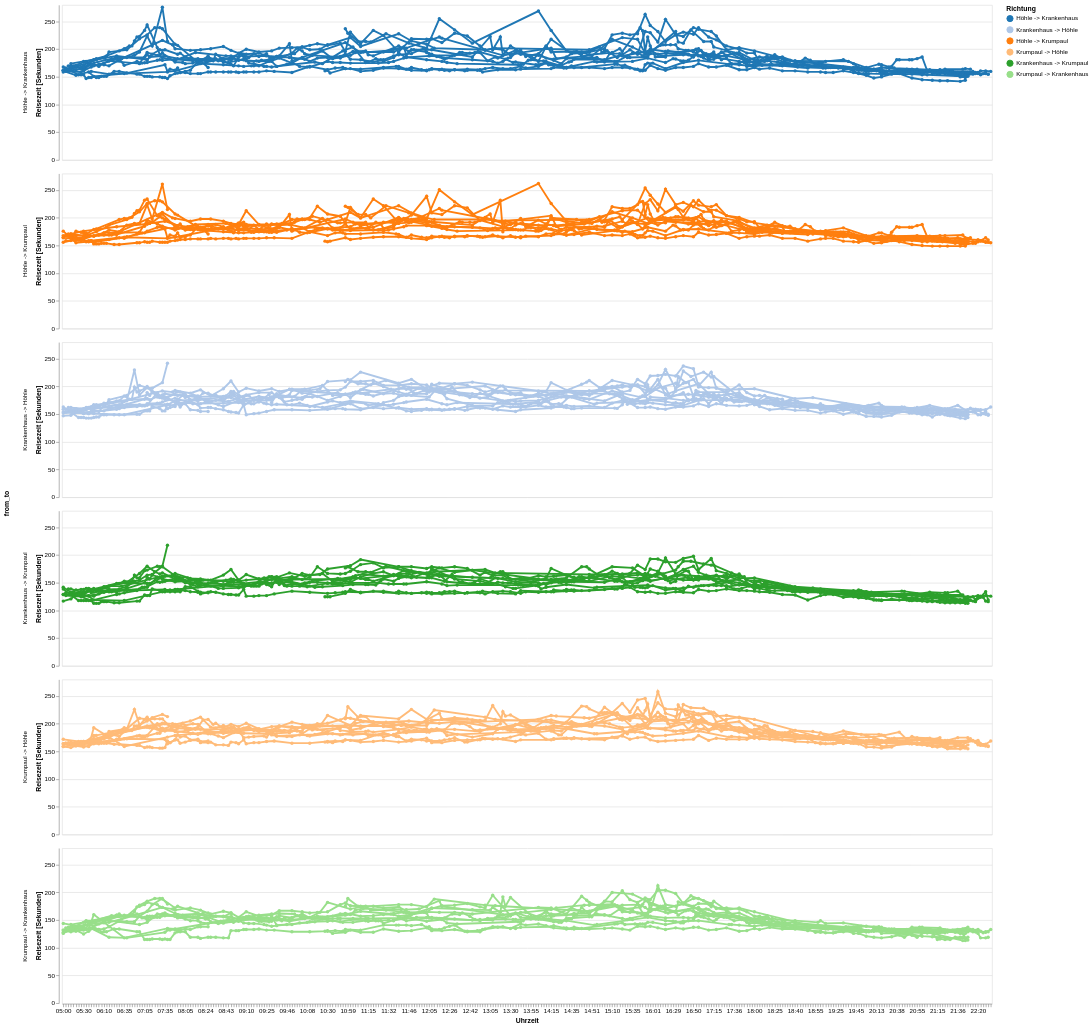

The cell this chart's notebook holds for it:
### Code cell
alt.data_transformers.disable_max_rows()


base = (
    alt.Chart(
        df  # type:ignore
    )
    .mark_line(strokeWidth=3, point=True)
    .encode(
        x=alt.X("hoursminutes(datetime):O").title("Uhrzeit"),
        detail=alt.Detail("monthdate(datetime):O"),
        color=alt.Color("from_to:N")
        .title("Richtung")
        .scale(
            domain=[
                "Höhle -> Krankenhaus",
                "Krankenhaus -> Höhle",
                "Höhle -> Krumpaul",
                "Krumpaul -> Höhle",
                "Krankenhaus -> Krumpaul",
                "Krumpaul -> Krankenhaus",
            ],
            range=[
                "#1F77B4",
                "#AEC7E8",
                "#FF7F0E",
                "#FFBB78",
                "#2CA02C",
                "#98DF8A",
            ],
        ),
    )
    .properties(width=1500, height=250)
)


# alt.layer(
#     base.encode(
#         y=alt.Y("duration_in_traffic_s:Q").title("Reisezeit [Sekunden]"),
#     ),
#     base.mark_line(strokeWidth=2, strokeDash=[2, 2]).encode(
#         y=alt.Y("duration_s:Q").title("Reisezeit [Sekunden]"),
#     ),
# )
alt.layer(
    base.encode(
        y=alt.Y("duration_in_traffic_s:Q").title("Reisezeit [Sekunden]"),
    ),
).facet(row="from_to:N")

### Figure 1 — Vega-Lite specification as saved in the notebook (floating-point values rounded to 4 significant figures; data arrays with more than 128 entries replaced by an {"elided": "..."} marker saying what was removed)
{"config": {"view": {"continuousWidth": 300, "continuousHeight": 300}}, "data": {"name": "data-67c430b38d60d3cd01165290a2c5e5ba"}, "facet": {"row": {"field": "from_to", "type": "nominal"}}, "spec": {"layer": [{"mark": {"type": "line", "point": true, "strokeWidth": 3}, "encoding": {"color": {"field": "from_to", "scale": {"domain": ["Höhle -> Krankenhaus", "Krankenhaus -> Höhle", "Höhle -> Krumpaul", "Krumpaul -> Höhle", "Krankenhaus -> Krumpaul", "Krumpaul -> Krankenhaus"], "range": ["#1F77B4", "#AEC7E8", "#FF7F0E", "#FFBB78", "#2CA02C", "#98DF8A"]}, "title": "Richtung", "type": "nominal"}, "detail": {"field": "datetime", "timeUnit": "monthdate", "type": "ordinal"}, "x": {"field": "datetime", "timeUnit": "hoursminutes", "title": "Uhrzeit", "type": "ordinal"}, "y": {"field": "duration_in_traffic_s", "title": "Reisezeit [Sekunden]", "type": "quantitative"}}}], "height": 250, "width": 1500}, "$schema": "https://vega.github.io/schema/vega-lite/v5.16.3.json", "datasets": {"data-67c430b38d60d3cd01165290a2c5e5ba": {"elided": "6078 records"}}}
